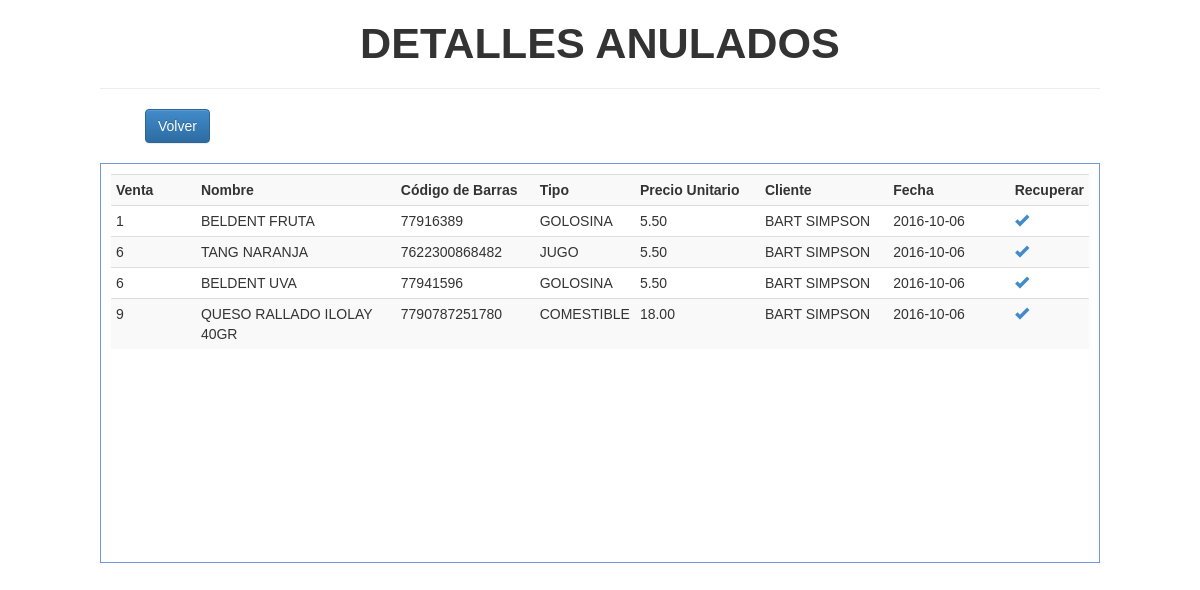
Before: /php/reportes/detallesAnulados.php with the older database file.
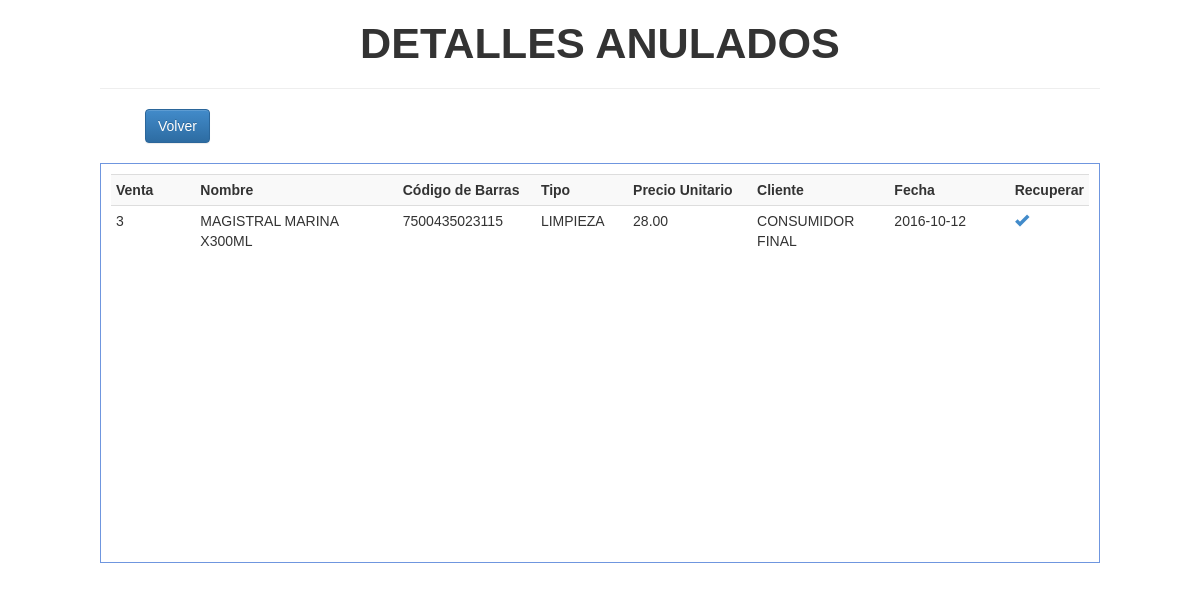
After: the same page with the newer database file.
### tables this page shows
CREATE TABLE IF NOT EXISTS `productos` (
  `id_prod` int(11) NOT NULL AUTO_INCREMENT,
  `nomb_prod` varchar(100) NOT NULL,
  `cod_barra` varchar(100) NOT NULL,
  `tipo_prod` varchar(50) NOT NULL,
  `precio_cost` decimal(10,2) NOT NULL,
  `porcentaje_prod` decimal(5,2) NOT NULL,
  `precio_unit` decimal(10,2) NOT NULL,
  `existencia_prod` int(10) NOT NULL,
  `fecha_reg` date NOT NULL,
  `iva_prod` decimal(3,2) NOT NULL,
  PRIMARY KEY (`id_prod`)
);

CREATE TABLE IF NOT EXISTS `ventas` (
  `id_venta` int(11) NOT NULL,
  `estadoventa` int(1) NOT NULL,
  `fecha_venta` date NOT NULL,
  `id_clien_venta` int(11) NOT NULL,
  `impresiones` int(1) NOT NULL,
  PRIMARY KEY (`id_venta`)
);

CREATE TABLE IF NOT EXISTS `detalleventa` (
  `id_detalle` bigint(11) NOT NULL AUTO_INCREMENT,
  `id_venta_detalle` int(11) NOT NULL,
  `id_prod_detalle` int(11) NOT NULL,
  `cantidad_detalle` int(10) NOT NULL,
  `importe_detalle` decimal(10,2) NOT NULL,
  `estadodetalle` int(1) NOT NULL,
  PRIMARY KEY (`id_detalle`)
);

CREATE TABLE IF NOT EXISTS `clientes` (
  `id_clien` int(11) NOT NULL AUTO_INCREMENT,
  `nomb_clien` varchar(35) NOT NULL,
  `tipo_clien` varchar(50) NOT NULL,
  `direccion_clien` varchar(50) NOT NULL,
  `celular_clien` bigint(13) NOT NULL,
  `fecha_reg_clien` date NOT NULL,
  `cuil_clien` bigint(11) NOT NULL,
  `email_clien` varchar(100) NOT NULL,
  PRIMARY KEY (`id_clien`)
);

### php/reportes/detallesAnulados.php (the view, shortened to what this page needs)
<!DOCTYPE html>
<html>
<head>
	<link href="../../bootstrap/css/bootstrap.css" rel="stylesheet">
	<link href="../../bootstrap/css/bootstrap.min.css" rel="stylesheet">
	<link href="../../bootstrap/css/bootstrap-theme.css" rel="stylesheet">
	<link href="../../bootstrap/css/bootstrap-theme.min.css" rel="stylesheet">
</head>
<body>
	<h1><big><strong><font color="#333333">DETALLES ANULADOS</strong></big></h1>
	<hr>
	<ul>
		<li><form><button id="volver" class="btn btn-primary" onclick="history.back()">Volver</button></form></li>
	</ul>
	<div class="registros" id="venta">
        <table class="table table-striped table-condensed table-hover">
            <tr>
            	<th width="100">Venta</th>
                <th width="250">Nombre</th>
                <th width="150">Código de Barras</th>
                <th width="100">Tipo</th>
                <th width="150">Precio Unitario</th>
                <th width="150">Cliente</th>
                <th width="150">Fecha</th>
                <th width="50">Recuperar</th>
            </tr>
	<?php
        $registro = mysql_query("SELECT * FROM productos, clientes, ventas, detalleventa WHERE estadodetalle = 1 AND id_prod_detalle = id_prod AND id_clien_venta = id_clien AND 	id_venta = id_venta_detalle");
        if(!empty($registro)){
	        while($registro2 = mysql_fetch_array($registro)){
	        	echo '<tr>
							<td>'.$registro2['id_venta'].'</td>
							<td>'.$registro2['nomb_prod'].'</td>
	                        <td>'.$registro2['cod_barra'].'</td>
	                        <td>'.$registro2['tipo_prod'].'</td>
	                        <td>'.$registro2['importe_detalle'].'</td>
	                        <td>'.$registro2['nomb_clien'].'</td>
	                        <td>'.$registro2['fecha_venta'].'</td>
	                        <td><a href="javascript:recuperarProducto('.$registro2['id_detalle'].','.$registro2['id_venta'].');" class="glyphicon glyphicon-ok"></a></td>
	                </tr>';
	       	}
       }
    ?>
    </table>
    </div>
</body>
</html>

Changed rows visible on the page:
no longer on this page (row edited): productos: ventas.id_venta "1", nomb_prod "BELDENT FRUTA", cod_barra "77916389", tipo_prod "GOLOSINA", detalleventa.importe_detalle "5.50", clientes.nomb_clien "BART SIMPSON", ventas.fecha_venta "2016-10-06"
no longer on this page (row edited): productos: ventas.id_venta "6", nomb_prod "TANG NARANJA", cod_barra "7622300868482", tipo_prod "JUGO", detalleventa.importe_detalle "5.50", clientes.nomb_clien "BART SIMPSON", ventas.fecha_venta "2016-10-06"
no longer on this page (row edited): productos: ventas.id_venta "6", nomb_prod "BELDENT UVA", cod_barra "77941596", tipo_prod "GOLOSINA", detalleventa.importe_detalle "5.50", clientes.nomb_clien "BART SIMPSON", ventas.fecha_venta "2016-10-06"
no longer on this page (row edited): productos: ventas.id_venta "9", nomb_prod "QUESO RALLADO ILOLAY 40GR", cod_barra "7790787251780", tipo_prod "COMESTIBLE", detalleventa.importe_detalle "18.00", clientes.nomb_clien "BART SIMPSON", ventas.fecha_venta "2016-10-06"
now on this page (row edited): productos: ventas.id_venta "3", nomb_prod "MAGISTRAL MARINA X300ML", cod_barra "7500435023115", tipo_prod "LIMPIEZA", detalleventa.importe_detalle "28.00", clientes.nomb_clien "CONSUMIDOR FINAL", ventas.fecha_venta "2016-10-12"
